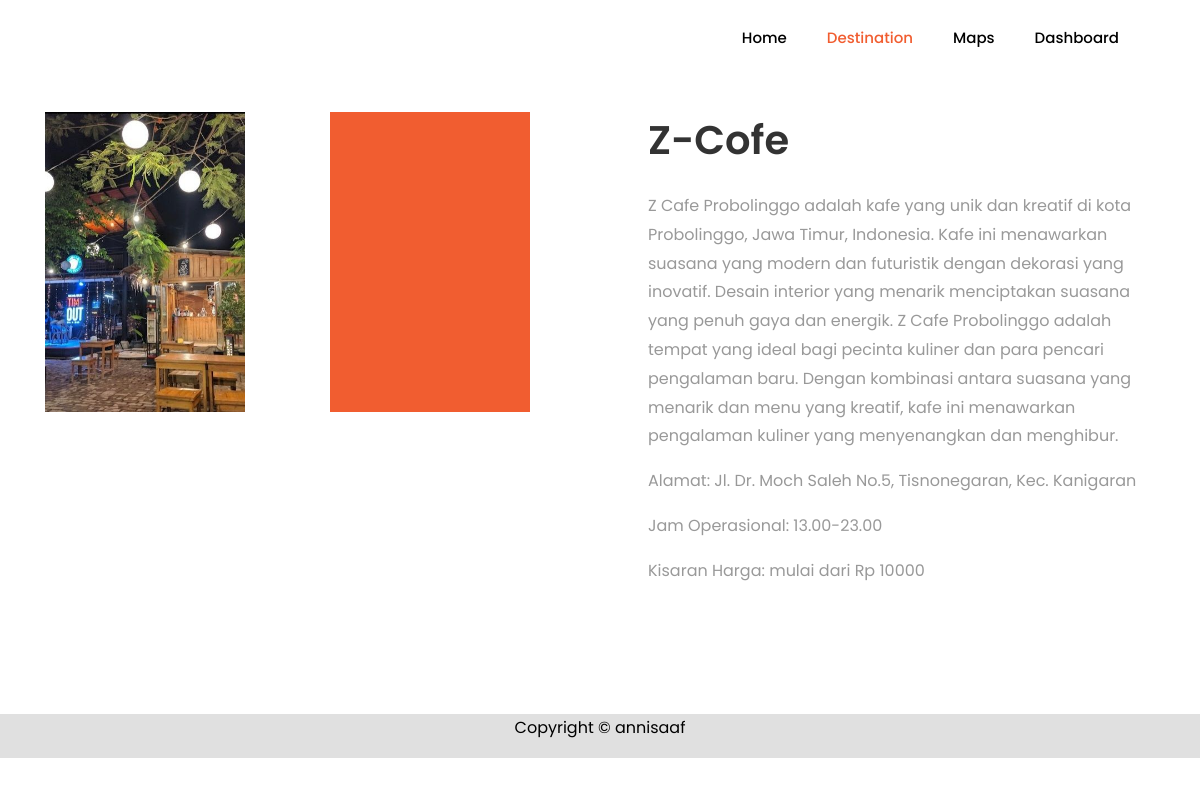
/tugas_akhir/konten/LK00021.php, run on the app's committed database.
### tables this page shows
CREATE TABLE `tb_konten` (
  `id_konten` varchar(255) NOT NULL,
  `id` varchar(255) NOT NULL,
  `deskripsi` longtext NOT NULL,
  `gambar_1` varchar(255) NOT NULL,
  `gambar_2` varchar(255) NOT NULL,
  `gambar_3` varchar(255) NOT NULL,
  `gambar_4` varchar(255) NOT NULL
);

CREATE TABLE `tb_lokasi` (
  `id` varchar(11) NOT NULL,
  `nama` varchar(255) NOT NULL,
  `gambar` varchar(255) NOT NULL,
  `kategori` varchar(255) NOT NULL,
  `lokasi` varchar(999) NOT NULL,
  `rate` varchar(100) NOT NULL,
  `kisaran_harga` varchar(100) NOT NULL,
  `jam_buka` varchar(255) NOT NULL,
  `latitude` varchar(255) NOT NULL,
  `longitude` varchar(255) NOT NULL,
  `redirect_link` varchar(255) NOT NULL
);

### tugas_akhir/konten/LK00021.php (the view, shortened to what this page needs)
<!DOCTYPE html>
<html lang="en">
<head>
	<link rel="stylesheet" href="https://stackpath.bootstrapcdn.com/font-awesome/4.7.0/css/font-awesome.min.css">
	<link rel="stylesheet" href="../css/animate.css">
	<link rel="stylesheet" href="../css/owl.carousel.min.css">
	<link rel="stylesheet" href="../css/owl.theme.default.min.css">
	<link rel="stylesheet" href="../css/magnific-popup.css">
	<link rel="stylesheet" href="../css/bootstrap-datepicker.css">
	<link rel="stylesheet" href="../css/jquery.timepicker.css">
	<link rel="stylesheet" href="../css/flaticon.css">
	<link rel="stylesheet" href="../css/style.css">
</head>
<body>
	<nav class="navbar navbar-expand-lg navbar-dark ftco_navbar bg-dark ftco-navbar-light" id="ftco-navbar">
		<div class="container">
			<div class="collapse navbar-collapse" id="ftco-nav">
				<ul class="navbar-nav ml-auto">
					<li class="nav-item"><a href="/tugas_akhir/index.php" class="nav-link" style="color:black;">Home</a></li>
					<li class="nav-item active"><a href="/tugas_akhir/destination.php" class="nav-link">Destination</a></li>
					<li class="nav-item"><a href="/tugas_akhir/mappings.php" class="nav-link" style="color:black;">Maps</a></li>
					<li class="nav-item"><a href="/tugas_akhir/dashboard-t/aplikasi/admin/dashboard.php" class="nav-link" style="color:black;">Dashboard</a></li>
				</ul>
			</div>
		</div>
	</nav>
    <?php
	include "../koneksi.php";
		$query =  mysqli_query($koneksi, 'SELECT * FROM tb_konten b INNER JOIN tb_lokasi j ON b.id = j.id WHERE b.id = "LK00021"');
		while ($d = mysqli_fetch_assoc($query)) {
	?>
		<section class="ftco-section services-section">
			<div class="container">
				<div class="row d-flex">
					<div class="col-md-6 order-md-last heading-section pl-md-5 ftco-animate d-flex align-items-center">
						<div class="w-100">
							<h2 class="mb-4"><?php echo $d['nama']?></h2>
							<p><?php echo $d['deskripsi']?></p>
							<p>Alamat: <?php echo $d['lokasi']?></p2>
                            <p>Jam Operasional: <?php echo $d['jam_buka']?></p2>
                            <p>Kisaran Harga: mulai dari Rp <?php echo $d['kisaran_harga']?></p2>
						</div>
					</div>
					<div class="col-md-6">
						<div class="row">
							<div class="col-md-12 col-lg-6">
								<div class="services services-1" style="background-image: url(../konten/images/<?php echo $d['gambar_1']; ?>); width:200px;height:300px;"></div>
							</div>
							<div class="col-md-12 col-lg-6">
								<div class="services services-1" style="background-image: url(../konten/images/<?php echo $d['gambar_2']; ?>); width:200px;height:300px;"></div>
							</div>
							<?php } ?>
						</div>
					</div>
				</div>
			</div>
		</section>
<footer class="" style="background-color: #E0E0E0;">
	<div class="row">
		<div class="col-md-12 text-center" style="color:black">
			<p>Copyright &copy; annisaaf</a></p>
		</div>
	</div>
</footer>
</body>
</html>

### data on the page
tb_konten: id.nama "Z-Cofe", deskripsi "Z Cafe Probolinggo adalah kafe yang unik dan kreatif di kota Probolinggo, Jawa Timur, Indonesia. Kafe ini menawarkan suasana yang modern dan futuristik dengan dekorasi yang inovatif. Desain interior yang menarik menciptakan suasana yang penuh gaya dan energik. Z Cafe Probolinggo adalah tempat yang ideal bagi pecinta kuliner dan para pencari pengalaman baru. Dengan kombinasi antara suasana yang menarik dan menu yang kreatif, kafe ini menawarkan pengalaman kuliner yang menyenangkan dan menghibur.", id.lokasi "Jl. Dr. Moch Saleh No.5, Tisnonegaran, Kec. Kanigaran", id.jam_buka "13.00-23.00", id.kisaran_harga "10000", gambar_1 (picture)
